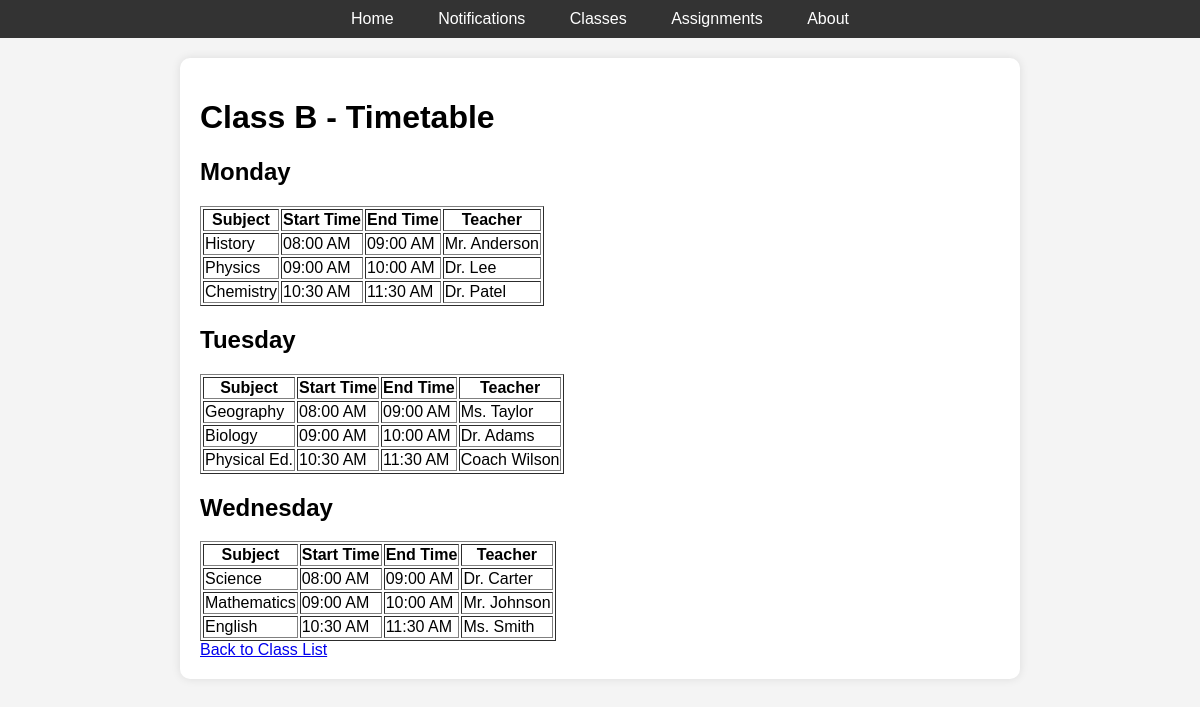
The app's page /students/2/timetable/ with its own data.
### students/models.py (models this page shows, shortened)
class Classroom(models.Model):
    name = models.CharField(max_length=50)

class Timetable(models.Model):
    classroom = models.ForeignKey(Classroom, on_delete=models.CASCADE)
    day = models.CharField(max_length=20)  # e.g., Monday, Tuesday, etc.
    subject = models.CharField(max_length=100)
    start_time = models.TimeField()
    end_time = models.TimeField()
    teacher = models.CharField(max_length=100)

### students/views.py (the view)
# urls.py: path('<int:class_id>/timetable/', class_timetable, name='class_timetable'),
def class_timetable(request, class_id):
    classroom = get_object_or_404(Classroom, id=class_id)
    timetable_entries = Timetable.objects.filter(classroom=classroom).order_by('day', 'start_time')
    grouped_timetable = defaultdict(list)
    for entry in timetable_entries:
        grouped_timetable[entry.day].append(entry)
    return render(request, 'students/class_timetable.html', {
        'classroom': classroom,
        'grouped_timetable': dict(grouped_timetable)
    })

### students/templates/students/class_timetable.html (shortened to what this page needs)
{% extends 'base.html' %}
{% block content %}
    <h1>{{ classroom.name }} - Timetable</h1>
    {% if grouped_timetable %}
        {% for day, entries in grouped_timetable.items %}
            <h2>{{ day }}</h2>
            <table border="1">
                <tr>
                    <th>Subject</th>
                    <th>Start Time</th>
                    <th>End Time</th>
                    <th>Teacher</th>
                </tr>
                {% for entry in entries %}
                    <tr>
                        <td>{{ entry.subject }}</td>
                        <td>{{ entry.start_time|time:"h:i A" }}</td>
                        <td>{{ entry.end_time|time:"h:i A" }}</td>
                        <td>{{ entry.teacher }}</td>
                    </tr>
                {% endfor %}
            </table>
        {% endfor %}
    {% else %}
        <p>No timetable available for this class.</p>
    {% endif %}
    <a href="{% url 'class_list' %}">Back to Class List</a>
{% endblock %}

### static/css/college.css (style rules this page uses)
body { font-family: Arial, sans-serif; background-color: #f4f4f4; margin: 0; padding: 0; }

### records on screen
Classroom: name "Class B"
Timetable: day "Monday", subject "History", start_time "08:00 AM", end_time "09:00 AM", teacher "Mr. Anderson"
Timetable: subject "Physics", start_time "09:00 AM", end_time "10:00 AM", teacher "Dr. Lee"
Timetable: subject "Chemistry", start_time "10:30 AM", end_time "11:30 AM", teacher "Dr. Patel"
Timetable: day "Tuesday", subject "Geography", start_time "08:00 AM", end_time "09:00 AM", teacher "Ms. Taylor"
Timetable: subject "Biology", start_time "09:00 AM", end_time "10:00 AM", teacher "Dr. Adams"
Timetable: subject "Physical Ed.", start_time "10:30 AM", end_time "11:30 AM", teacher "Coach Wilson"
Timetable: day "Wednesday", subject "Science", start_time "08:00 AM", end_time "09:00 AM", teacher "Dr. Carter"
Timetable: subject "Mathematics", start_time "09:00 AM", end_time "10:00 AM", teacher "Mr. Johnson"
Timetable: subject "English", start_time "10:30 AM", end_time "11:30 AM", teacher "Ms. Smith"
